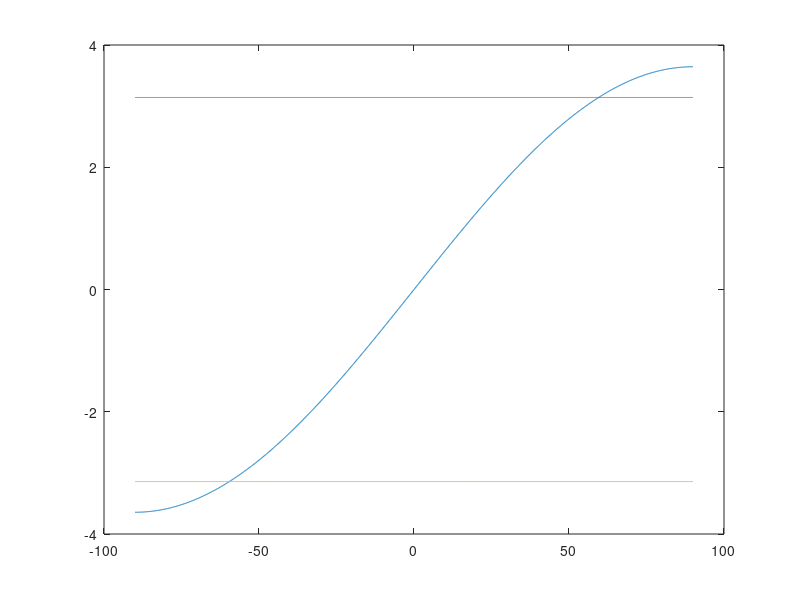
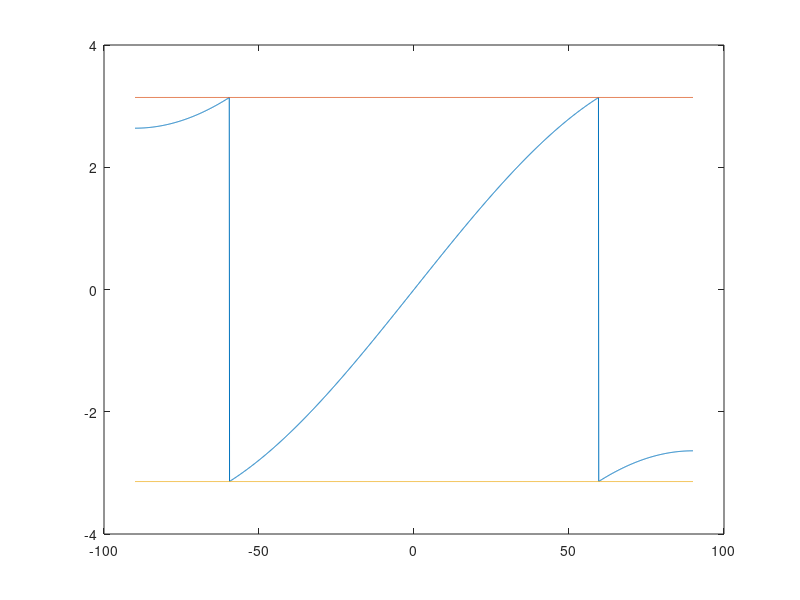

These charts were generated, in order, by the following MATLAB code:
clear 
close all
clc

% create the grid for the angles
angles = -90:0.1:90;
% calculate the phase
phases = 2*0.58*pi*sin(deg2rad(angles));


% plot the phases for the angles
figure, plot(angles,phases)
hold on
plot(angles,ones(length(angles),1)*pi)
plot(angles,ones(length(angles),1)*-pi)

% center everything between +/- pi
phases(phases > pi) = phases(phases > pi) - 2*pi;
phases(phases < -pi) = phases(phases < -pi) + 2*pi;

% plot it again
figure, plot(angles,phases)
hold on
plot(angles,ones(length(angles),1)*pi)
plot(angles,ones(length(angles),1)*-pi)